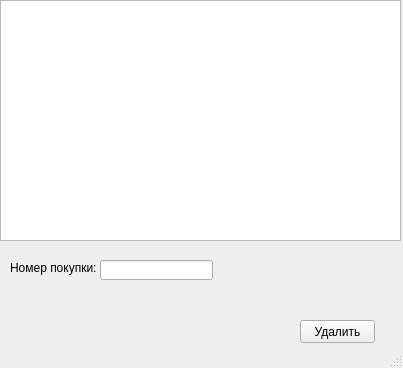
<?xml version="1.0" encoding="UTF-8"?>
<ui version="4.0">
 <class>MainWindow</class>
 <widget class="QMainWindow" name="MainWindow">
  <property name="geometry">
   <rect>
    <x>0</x>
    <y>0</y>
    <width>403</width>
    <height>368</height>
   </rect>
  </property>
  <property name="windowTitle">
   <string>MainWindow</string>
  </property>
  <widget class="QWidget" name="centralwidget">
   <widget class="QTableWidget" name="table">
    <property name="geometry">
     <rect>
      <x>0</x>
      <y>0</y>
      <width>401</width>
      <height>241</height>
     </rect>
    </property>
   </widget>
   <widget class="QLabel" name="label">
    <property name="geometry">
     <rect>
      <x>10</x>
      <y>260</y>
      <width>91</width>
      <height>16</height>
     </rect>
    </property>
    <property name="text">
     <string>Номер покупки:</string>
    </property>
   </widget>
   <widget class="QPushButton" name="pushButton">
    <property name="geometry">
     <rect>
      <x>300</x>
      <y>320</y>
      <width>75</width>
      <height>23</height>
     </rect>
    </property>
    <property name="text">
     <string>Удалить</string>
    </property>
   </widget>
   <widget class="QLineEdit" name="lineEdit">
    <property name="geometry">
     <rect>
      <x>100</x>
      <y>260</y>
      <width>113</width>
      <height>20</height>
     </rect>
    </property>
   </widget>
  </widget>
  <widget class="QStatusBar" name="statusbar"/>
 </widget>
 <resources/>
 <connections/>
</ui>
